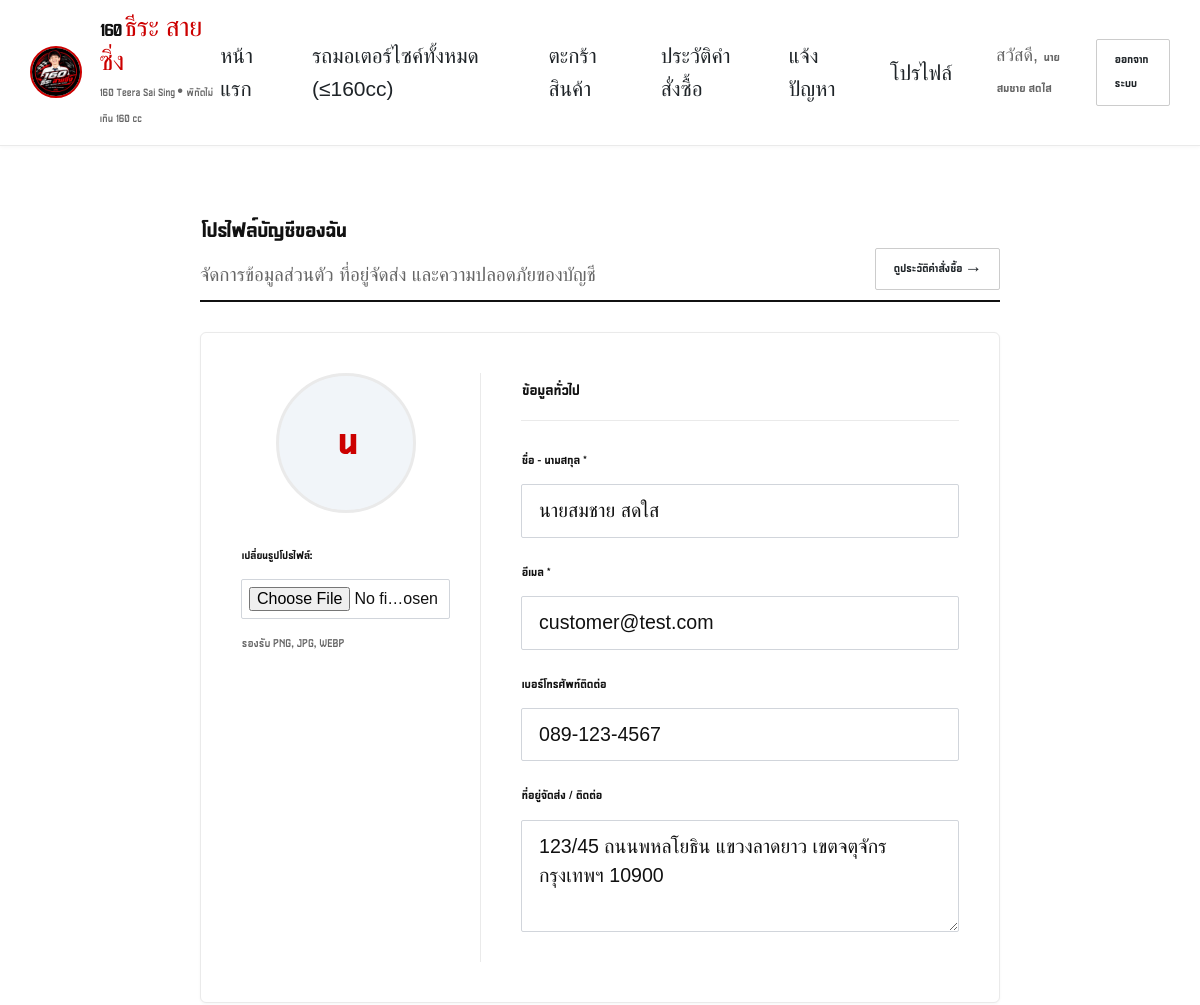
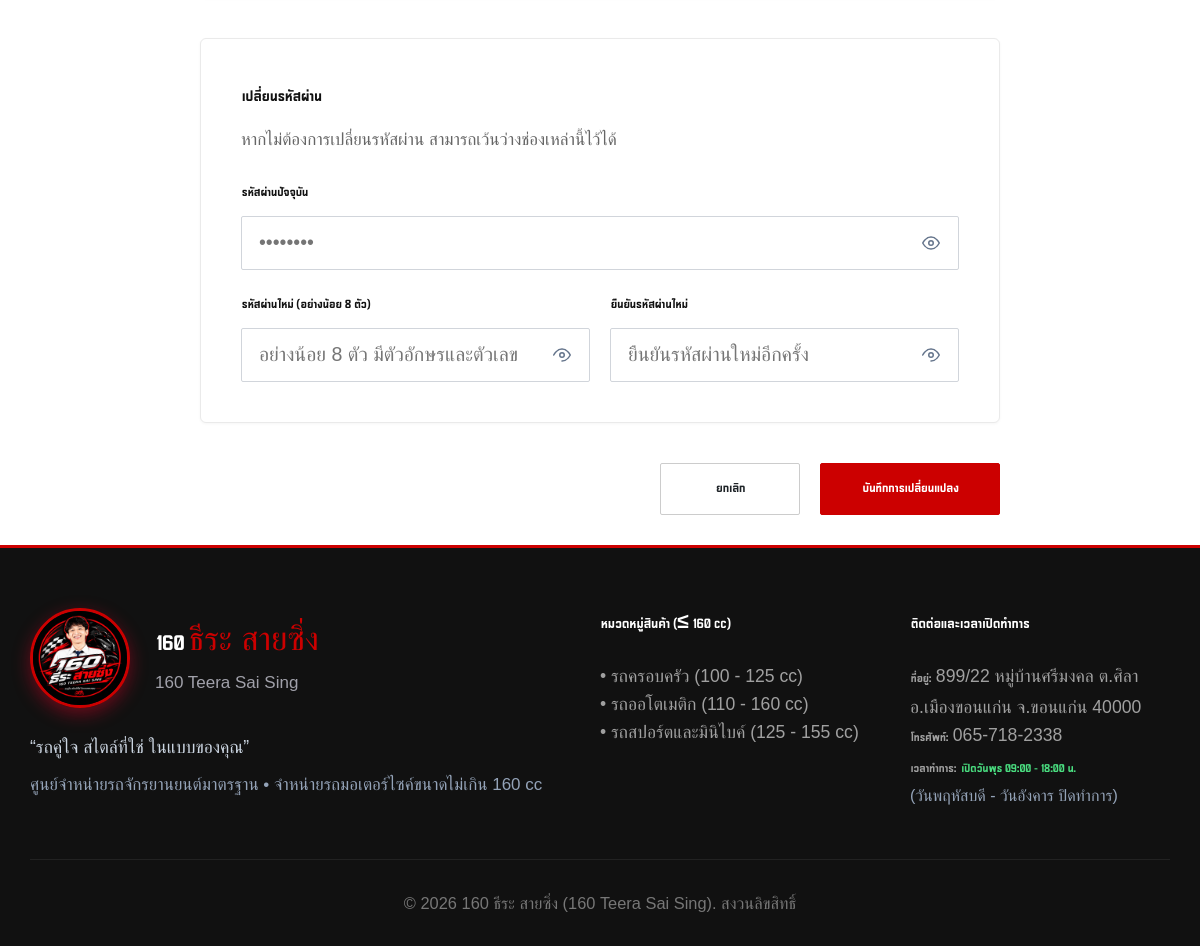
Screenshot of /profile (signed in) with the database file from the repository (2 pictures, top to bottom).
### tables this page shows
CREATE TABLE users (
        id INTEGER PRIMARY KEY AUTOINCREMENT,
        name TEXT NOT NULL,
        email TEXT NOT NULL UNIQUE,
        password_hash TEXT NOT NULL,
        role TEXT NOT NULL DEFAULT 'customer', -- 'admin' หรือ 'customer'
        phone TEXT,
        address TEXT,
        created_at TIMESTAMP DEFAULT CURRENT_TIMESTAMP
    , avatar TEXT, is_banned INTEGER DEFAULT 0, banned_at TIMESTAMP, banned_reason TEXT);

### routes/auth.py (the view, shortened to what this page needs)
@auth_bp.route('/profile', methods=['GET', 'POST'])
@login_required
def profile():
    import os, time
    from routes.helpers import allowed_file
    conn = get_db_connection()
    user = conn.execute("SELECT * FROM users WHERE id = ?", (session['user_id'],)).fetchone()
    if not user:
        conn.close()
        session.clear()
        flash('ไม่พบข้อมูลบัญชีผู้ใช้ กรุณาเข้าสู่ระบบใหม่', 'danger')
        return redirect(url_for('auth.login'))
    conn.close()
    return render_template('profile.html', user=user)

### database.py (called while the page is built)
def get_db_connection():
    os.makedirs(INSTANCE_DIR, exist_ok=True)
    conn = sqlite3.connect(DB_PATH)
    conn.row_factory = sqlite3.Row
    conn.execute("PRAGMA foreign_keys = ON;")
    return conn

### routes/auth.py (called while the page is built)
def login_required(f):
    @wraps(f)
    def decorated_function(*args, **kwargs):
        if 'user_id' not in session:
            flash('กรุณาเข้าสู่ระบบก่อนทำรายการ', 'warning')
            return redirect(url_for('auth.login', next=request.url))
        conn = get_db_connection()
        user = conn.execute("SELECT is_banned, banned_reason FROM users WHERE id = ?", (session['user_id'],)).fetchone()
        conn.close()
        if user and user['is_banned']:
            session.clear()
            reason = user['banned_reason'] or 'บัญชีของท่านถูกระงับการใช้งาน กรุณาติดต่อผู้ดูแลระบบ'
            flash(f'บัญชีของคุณถูกระงับการใช้งาน: {reason}', 'danger')
            return redirect(url_for('auth.login'))
        return f(*args, **kwargs)
    return decorated_function

### templates/profile.html (shortened to what this page needs)
{% extends 'base.html' %}
{% block content %}
  <div style="max-width: 800px; margin: 0 auto;">
    <div class="section-header">
      <div>
        <h2>โปรไฟล์บัญชีของฉัน</h2>
        <p style="color: var(--text-muted); font-size: 0.95rem;">
          จัดการข้อมูลส่วนตัว ที่อยู่จัดส่ง และความปลอดภัยของบัญชี
        </p>
      </div>
      <a href="{{ url_for('customer.orders') }}" class="btn btn-outline btn-sm">
        ดูประวัติคำสั่งซื้อ &rarr;
      </a>
    </div>
    <form action="{{ url_for('auth.profile') }}" method="POST" enctype="multipart/form-data">
      <div style="display: grid; grid-template-columns: 240px 1fr; gap: 2rem; background: white; border: 1px solid var(--border-light); border-radius: var(--radius-md); padding: 2rem; margin-bottom: 2rem; box-shadow: 0 1px 3px rgba(0,0,0,0.04);">
        <div style="text-align: center; border-right: 1px solid var(--border-light); padding-right: 1.5rem;">
          <div style="margin-bottom: 1rem; position: relative; display: inline-block;">
            {% if user.avatar %}
              <img src="{{ url_for('static', filename='ไฟล์ที่ผู้ใช้อัปโหลด/avatars/' + user.avatar) }}" alt="{{ user.name }}" style="width: 140px; height: 140px; border-radius: 50%; object-fit: cover; border: 3px solid var(--primary-red); box-shadow: 0 4px 12px rgba(0,0,0,0.08);">
            {% else %}
              <div style="width: 140px; height: 140px; border-radius: 50%; background: #f1f5f9; color: var(--primary-red); display: flex; align-items: center; justify-content: center; font-size: 3rem; font-weight: 800; border: 3px solid var(--border-light); margin: 0 auto;">
                {{ user.name[:1] }}
              </div>
            {% endif %}
          </div>
          <div class="form-group" style="text-align: left; margin-top: 0.5rem;">
            <label for="avatar_file" style="font-size: 0.85rem; font-weight: 600;">เปลี่ยนรูปโปรไฟล์:</label>
            <input type="file" name="avatar_file" id="avatar_file" class="form-control" style="font-size: 0.8rem; padding: 0.35rem;" accept=".png,.jpg,.jpeg,.webp">
            <small style="color: var(--text-muted); font-size: 0.88rem; display: block; margin-top: 0.25rem;">
              รองรับ PNG, JPG, WEBP
            </small>
          </div>
        </div>
        <div>
          <h3 style="font-size: 1.15rem; margin-bottom: 1.25rem; color: var(--dark-black); border-bottom: 1px solid var(--border-light); padding-bottom: 0.5rem;">
            ข้อมูลทั่วไป
          </h3>
          <div class="form-group" style="margin-bottom: 1rem;">
            <label for="name">ชื่อ - นามสกุล *</label>
            <input type="text" name="name" id="name" class="form-control" value="{{ user.name }}" required>
          </div>
          <div class="form-group" style="margin-bottom: 1rem;">
            <label for="email">อีเมล *</label>
            <input type="email" name="email" id="email" class="form-control" value="{{ user.email }}" required>
          </div>
          <div class="form-group" style="margin-bottom: 1rem;">
            <label for="phone">เบอร์โทรศัพท์ติดต่อ</label>
            <input type="tel" name="phone" id="phone" class="form-control" placeholder="เช่น 081-234-5678" value="{{ user.phone or '' }}">
          </div>
          <div class="form-group" style="margin-bottom: 1.5rem;">
            <label for="address">ที่อยู่จัดส่ง / ติดต่อ</label>
            <textarea name="address" id="address" class="form-control" rows="3" placeholder="ระบุบ้านเลขที่ ถนน ตำบล/แขวง อำเภอ/เขต จังหวัด รหัสไปรษณีย์">{{ user.address or '' }}</textarea>
          </div>
        </div>
      </div>
      <div style="background: white; border: 1px solid var(--border-light); border-radius: var(--radius-md); padding: 2rem; margin-bottom: 2rem; box-shadow: 0 1px 3px rgba(0,0,0,0.04);">
        <h3 style="font-size: 1.15rem; margin-bottom: 0.5rem; color: var(--dark-black);">
          เปลี่ยนรหัสผ่าน
        </h3>
        <p style="color: var(--text-muted); font-size: 0.85rem; margin-bottom: 1.25rem;">
          หากไม่ต้องการเปลี่ยนรหัสผ่าน สามารถเว้นว่างช่องเหล่านี้ไว้ได้
        </p>
        <div class="form-group" style="margin-bottom: 1rem;">
          <label for="current_password">รหัสผ่านปัจจุบัน</label>
          <div class="password-field-wrapper">
            <input type="password" name="current_password" id="current_password" class="form-control" placeholder="••••••••">
            <button type="button" class="toggle-password-btn" data-target="current_password" title="แสดงรหัสผ่าน" aria-label="แสดงรหัสผ่าน">
              <svg class="eye-icon" xmlns="http://www.w3.org/2000/svg" width="18" height="18" viewBox="0 0 24 24" fill="none" stroke="currentColor" stroke-width="2" stroke-linecap="round" stroke-linejoin="round">
                <path d="M1 12s4-8 11-8 11 8 11 8-4 8-11 8-11-8-11-8z"></path>
                <circle cx="12" cy="12" r="3"></circle>
              </svg>
            </button>
          </div>
        </div>
        <div style="display: grid; grid-template-columns: 1fr 1fr; gap: 1rem;">
          <div class="form-group">
            <label for="new_password">รหัสผ่านใหม่ (อย่างน้อย 8 ตัว)</label>
            <div class="password-field-wrapper">
              <input type="password" name="new_password" id="new_password" class="form-control" placeholder="อย่างน้อย 8 ตัว มีตัวอักษรและตัวเลข" minlength="8">
              <button type="button" class="toggle-password-btn" data-target="new_password" title="แสดงรหัสผ่าน" aria-label="แสดงรหัสผ่าน">
                <svg class="eye-icon" xmlns="http://www.w3.org/2000/svg" width="18" height="18" viewBox="0 0 24 24" fill="none" stroke="currentColor" stroke-width="2" stroke-linecap="round" stroke-linejoin="round">
                  <path d="M1 12s4-8 11-8 11 8 11 8-4 8-11 8-11-8z"></path>
                  <circle cx="12" cy="12" r="3"></circle>
                </svg>
              </button>
            </div>
          </div>
          <div class="form-group">
            <label for="confirm_new_password">ยืนยันรหัสผ่านใหม่</label>
            <div class="password-field-wrapper">
              <input type="password" name="confirm_new_password" id="confirm_new_password" class="form-control" placeholder="ยืนยันรหัสผ่านใหม่อีกครั้ง" minlength="8">
              <button type="button" class="toggle-password-btn" data-target="confirm_new_password" title="แสดงรหัสผ่าน" aria-label="แสดงรหัสผ่าน">
                <svg class="eye-icon" xmlns="http://www.w3.org/2000/svg" width="18" height="18" viewBox="0 0 24 24" fill="none" stroke="currentColor" stroke-width="2" stroke-linecap="round" stroke-linejoin="round">
                  <path d="M1 12s4-8 11-8 11 8 11 8-4 8-11 8-11-8z"></path>
                  <circle cx="12" cy="12" r="3"></circle>
                </svg>
              </button>
            </div>
          </div>
        </div>
      </div>
      <div style="display: flex; gap: 1rem; justify-content: flex-end;">
        <a href="{{ url_for('shop.home') }}" class="btn btn-outline" style="min-width: 140px; text-align: center;">
          ยกเลิก
        </a>
        <button type="submit" class="btn btn-primary" style="min-width: 180px;">
          บันทึกการเปลี่ยนแปลง
        </button>
      </div>
    </form>
  </div>
{% endblock %}

### templates/base.html (shortened to what this page needs)
<!DOCTYPE html>
<html lang="th">
<head>
  <link rel="stylesheet" href="{{ url_for('static', filename='css/style.css') }}">
</head>
<body>
  {% block navbar %}
  <header class="navbar">
    <div class="nav-container">
      <a href="{{ url_for('shop.home') }}" class="brand-logo">
        <img src="{{ shop_config.logo_url }}" alt="{{ shop_config.name }}">
        <div class="brand-text-wrap">
          <span class="brand-title">160 <span class="red">ธีระ สายซิ่ง</span></span>
          <span class="brand-subtitle">{{ shop_config.name_en }} &bull; พิกัดไม่เกิน 160 cc</span>
        </div>
      </a>
      <nav class="nav-links" id="navLinks">
        <a href="{{ url_for('shop.home') }}" class="nav-link">หน้าแรก</a>
        <a href="{{ url_for('shop.products') }}" class="nav-link">รถมอเตอร์ไซค์ทั้งหมด (≤160cc)</a>
        <a href="{{ url_for('shop.cart') }}" class="nav-link" id="navCartLink">
          ตะกร้าสินค้า
        </a>
        {% if is_logged_in %}
          {% if is_admin %}
            <a href="{{ url_for('admin.dashboard') }}" class="nav-link" style="color: var(--primary-red); font-weight: 700;">
              [แผงควบคุมแอดมิน]
            </a>
          {% else %}
            <a href="{{ url_for('customer.orders') }}" class="nav-link">ประวัติคำสั่งซื้อ</a>
            <a href="{{ url_for('customer.tickets') }}" class="nav-link">แจ้งปัญหา</a>
            <a href="{{ url_for('auth.profile') }}" class="nav-link" style="display: inline-flex; align-items: center; gap: 0.35rem;">
              โปรไฟล์
            </a>
          {% endif %}
        {% endif %}
        <div class="nav-auth">
          {% if is_logged_in %}
            <span style="font-size: 0.9rem; color: var(--text-muted); padding: 0 0.25rem;">
              สวัสดี, <strong>{{ current_user.name if current_user else 'คุณ' }}</strong>
            </span>
            <a href="{{ url_for('auth.logout') }}" class="btn btn-outline btn-sm">ออกจากระบบ</a>
          {% else %}
            <a href="{{ url_for('auth.login') }}" class="btn btn-outline btn-sm">เข้าสู่ระบบ</a>
            <a href="{{ url_for('auth.register') }}" class="btn btn-primary btn-sm">สมัครสมาชิก</a>
          {% endif %}
        </div>
      </nav>
    </div>
  </header>
  {% endblock %}
  {% block body_content %}
  <div class="main-wrapper" style="padding-bottom: 0;">
  </div>
  <main class="main-wrapper {% block wrapper_class %}{% endblock %}">
    {% block content %}{% endblock %}
  </main>
  {% endblock %}
  {% block footer %}
  <footer>
    <div class="footer-container">
      <div class="footer-grid">
        <div class="footer-col">
          <div style="margin-bottom: 1.25rem; display: flex; align-items: center; gap: 1.25rem;">
            <img src="{{ shop_config.logo_url }}" alt="{{ shop_config.name }}" style="height: 100px; width: 100px; min-width: 100px; border-radius: 50%; object-fit: cover; border: 3px solid var(--primary-red); box-shadow: 0 6px 18px rgba(217, 4, 41, 0.45);">
            <div>
              <span style="font-size: 1.65rem; font-weight: 900; color: white; display: block; line-height: 1.2;">160 <span style="color: var(--primary-red);">ธีระ สายซิ่ง</span></span>
              <span style="font-size: 0.85rem; color: #a1a1aa; font-weight: 500;">{{ shop_config.name_en }}</span>
            </div>
          </div>
          <p style="color: #cbd5e1; font-weight: 500;">
            &ldquo;{{ shop_config.slogan }}&rdquo;
          </p>
          <p style="margin-top: 0.5rem; font-size: 0.85rem; color: #94a3b8;">
            {{ shop_config.business_type }} • {{ shop_config.type }}
          </p>
        </div>
        <div class="footer-col">
          <h3>หมวดหมู่สินค้า (≤ 160 cc)</h3>
          <p><a href="{{ url_for('shop.products', category='ครอบครัว') }}" style="color: inherit; text-decoration: none;">• รถครอบครัว (100 - 125 cc)</a></p>
          <p><a href="{{ url_for('shop.products', category='ออโตเมติก') }}" style="color: inherit; text-decoration: none;">• รถออโตเมติก (110 - 160 cc)</a></p>
          <p><a href="{{ url_for('shop.products', category='สปอร์ต/มินิ') }}" style="color: inherit; text-decoration: none;">• รถสปอร์ตและมินิไบค์ (125 - 155 cc)</a></p>
        </div>
        <div class="footer-col">
          <h3>ติดต่อและเวลาเปิดทำการ</h3>
          <p><strong>ที่อยู่:</strong> {{ shop_config.address }}</p>
          <p><strong>โทรศัพท์:</strong> {{ shop_config.phone }}</p>
          <p><strong>เวลาทำการ:</strong> <span style="color: #4ade80; font-weight: 700;">เปิดวันพุธ 09:00 - 18:00 น.</span></p>
          <p style="font-size: 0.8rem; color: #94a3b8;">(วันพฤหัสบดี - วันอังคาร ปิดทำการ)</p>
        </div>
      </div>
      <div class="footer-bottom">
        <p>&copy; 2026 {{ shop_config.name }} ({{ shop_config.name_en }}). สงวนลิขสิทธิ์</p>
      </div>
    </div>
  </footer>
  {% endblock %}
</body>
</html>

### rows the page displays
users: name "นายสมชาย สดใส", name "น", email "customer@test.com", phone "089-123-4567", address "123/45 ถนนพหลโยธิน แขวงลาดยาว เขตจตุจักร กรุงเทพฯ 10900"

### other values shown
{{ shop_config.name_en }} "160 Teera Sai Sing"
{{ shop_config.slogan }} "รถคู่ใจ สไตล์ที่ใช่ ในแบบของคุณ"
{{ shop_config.business_type }} "ศูนย์จำหน่ายรถจักรยานยนต์มาตรฐาน"
{{ shop_config.type }} "จำหน่ายรถมอเตอร์ไซค์ขนาดไม่เกิน 160 cc"
{{ shop_config.address }} "899/22 หมู่บ้านศรีมงคล ต.ศิลา อ.เมืองขอนแก่น จ.ขอนแก่น 40000"
{{ shop_config.phone }} "065-718-2338"
{{ shop_config.name }} "160 ธีระ สายซิ่ง"
